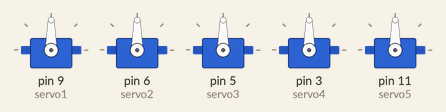
Simulated run of this sketch. Board: Arduino Uno, built with avr-gcc and run on an emulated ATmega328P. Parts: 5 × servo.

Above: at 1.55 s.
At 3.8 s:
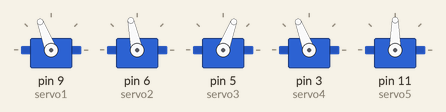
At 4.9 s:
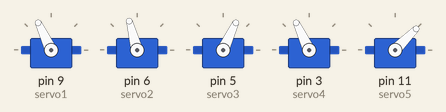
At 6.05 s:
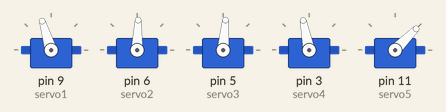
At 8.3 s:
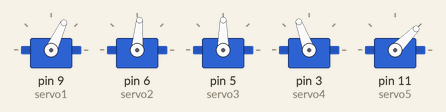
At 10.55 s:
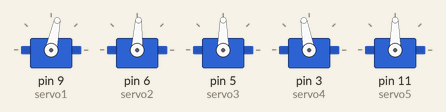
Timing chart, 0 to 16.7 s (numbered marks = the images above):
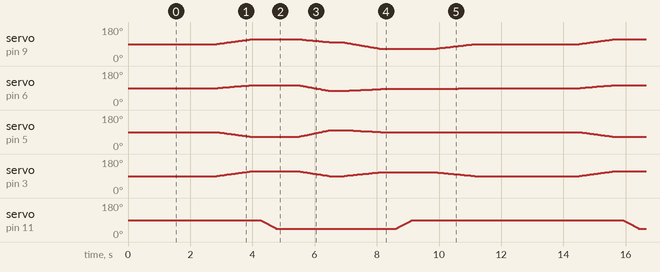

The sketch:

Prueba_lenta.ino
```cpp
#include <Servo.h>

Servo servo1;
Servo servo2;
Servo servo3;
Servo servo4;
Servo servo5;

int actual[] = {90, 90, 90, 90, 90};

int pines[] = {9, 6, 5, 3, 11};

void moverBrazo(int destino[], int duracion) {
  int inicio[5];

  for (int i = 0; i < 5; i++) {
    inicio[i] = actual[i];
  }

  int pasos = duracion / 15;

  if (pasos < 1) pasos = 1;

  for (int paso = 1; paso <= pasos; paso++) {
    for (int i = 0; i < 5; i++) {
      int posicion = inicio[i] +
        (destino[i] - inicio[i]) * paso / pasos;

      switch (i) {
        case 0: servo1.write(posicion); break;
        case 1: servo2.write(posicion); break;
        case 2: servo3.write(posicion); break;
        case 3: servo4.write(posicion); break;
        case 4: servo5.write(posicion); break;
      }
    }

    delay(15);
  }

  for (int i = 0; i < 5; i++) {
    actual[i] = destino[i];
  }
}

void setup() {
  servo1.attach(9);
  servo2.attach(6);
  servo3.attach(5);
  servo4.attach(3);
  servo5.attach(11);

  servo1.write(90);
  servo2.write(90);
  servo3.write(90);
  servo4.write(90);
  servo5.write(90);

  delay(1500);
}

void loop() {
  // 1. Abrir la garra y preparar el brazo
  int posicion1[] = {90, 90, 90, 90, 90};
  moverBrazo(posicion1, 900);
  delay(400);

  // 2. Acercarse al objeto
  int posicion2[] = {115, 105, 65, 115, 90};
  moverBrazo(posicion2, 1100);
  delay(300);

  // 3. Cerrar la garra
  int posicion3[] = {115, 105, 65, 115, 45};
  moverBrazo(posicion3, 500);
  delay(700);

  // 4. Levantar el objeto
  int posicion4[] = {100, 75, 100, 90, 45};
  moverBrazo(posicion4, 1000);
  delay(400);

  // 5. Girar y trasladar el objeto
  int posicion5[] = {65, 85, 90, 110, 45};
  moverBrazo(posicion5, 1200);
  delay(500);

  // 6. Soltar el objeto
  int posicion6[] = {65, 85, 90, 110, 90};
  moverBrazo(posicion6, 500);
  delay(700);

  // 7. Regresar a la posición inicial
  int inicio[] = {90, 90, 90, 90, 90};
  moverBrazo(inicio, 1300);
  delay(2000);
}
```
